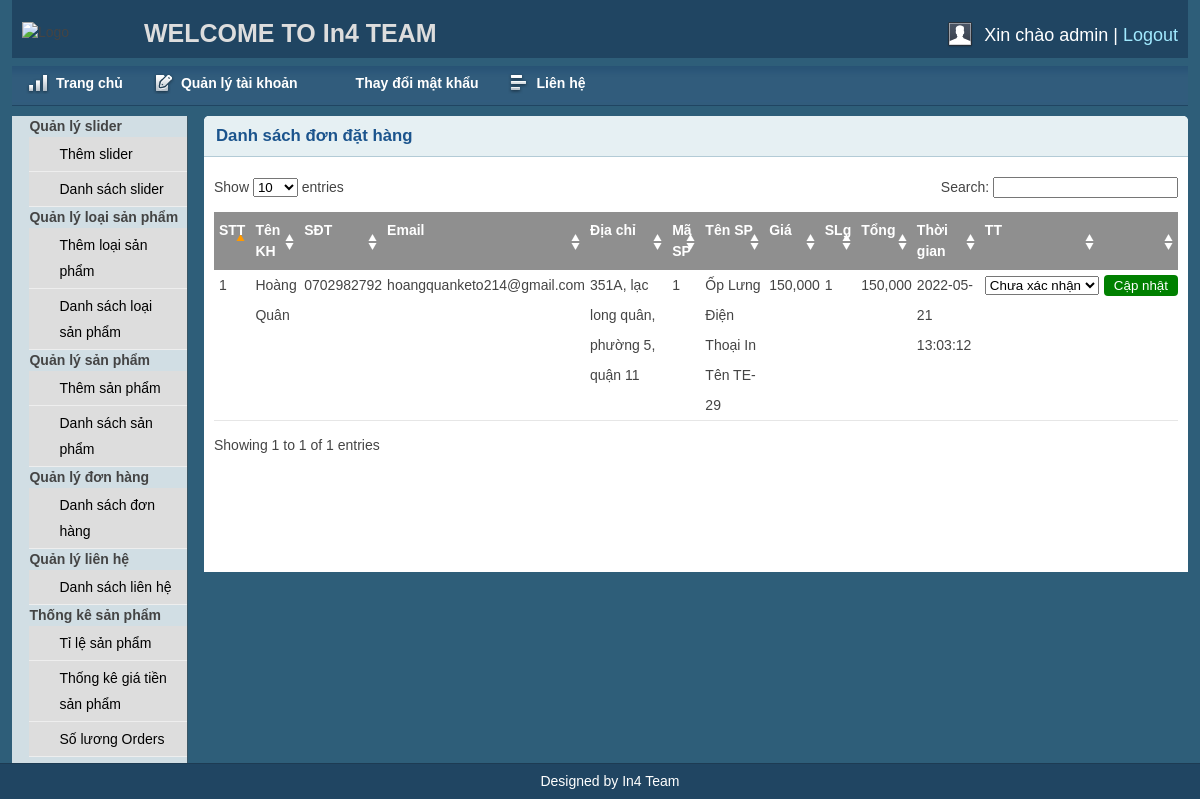
Page /admin/orderlist.php (signed in) on the earlier database version.
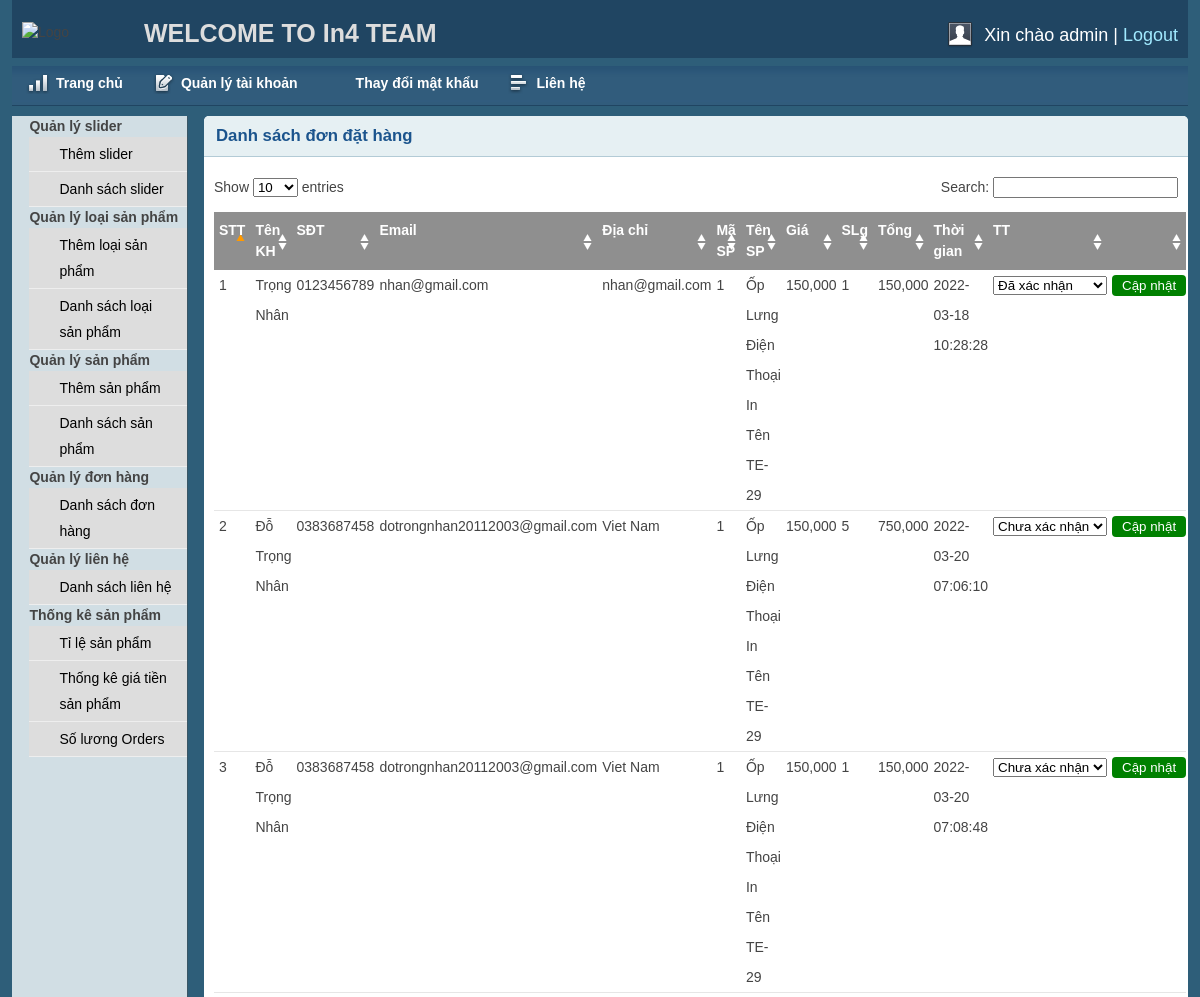
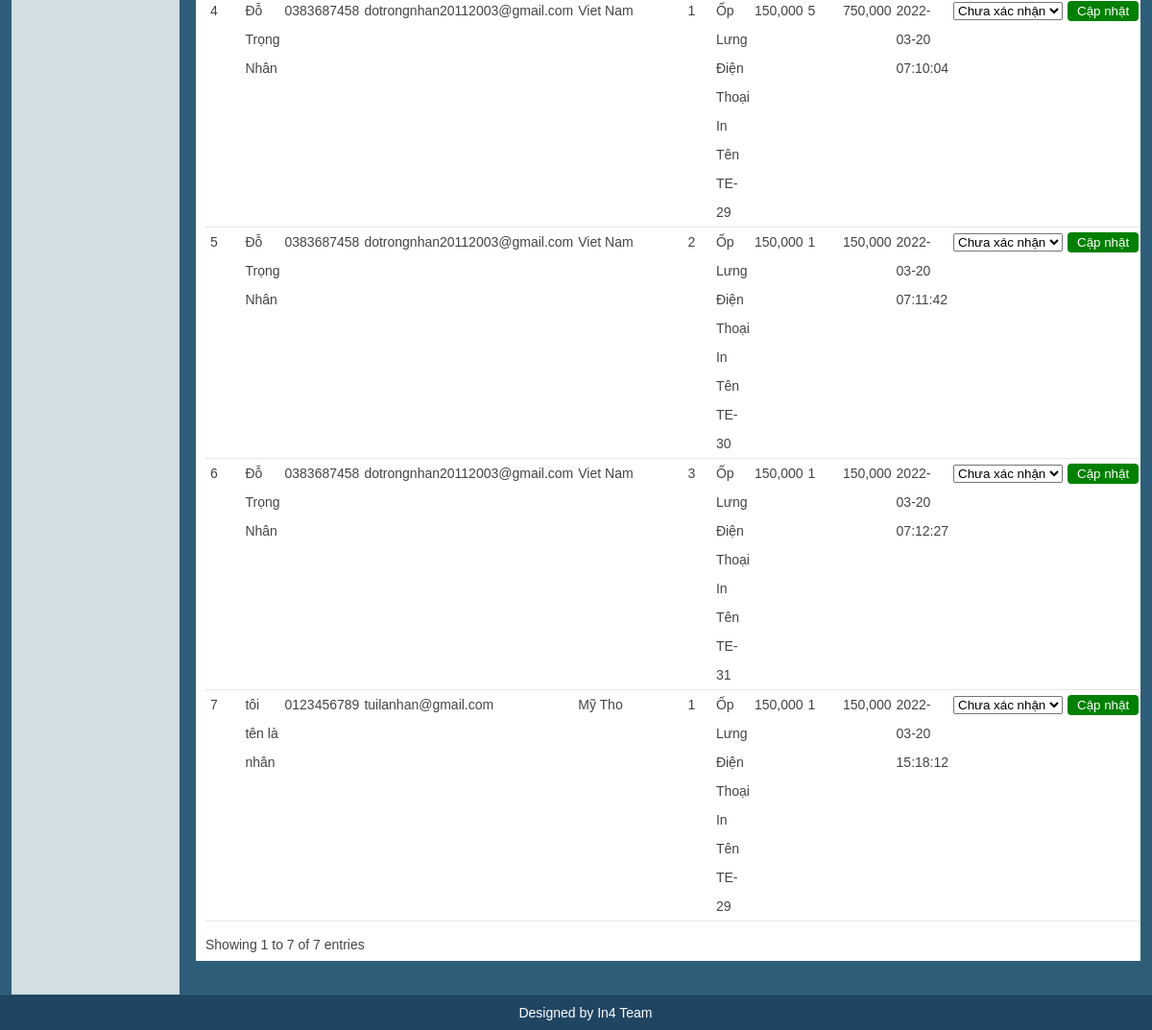
Same page on the later database version (2 pictures, top to bottom).
### tables this page shows
CREATE TABLE `orders` (
  `id` int(11) NOT NULL,
  `user_id` int(11) DEFAULT NULL,
  `session_id` varchar(500) DEFAULT NULL,
  `name` varchar(500) NOT NULL,
  `phone` varchar(20) NOT NULL,
  `email` varchar(200) NOT NULL,
  `address` varchar(500) NOT NULL,
  `product_id` int(11) NOT NULL,
  `product_name` varchar(500) NOT NULL,
  `price` int(11) NOT NULL,
  `amount` int(11) NOT NULL,
  `total` int(11) NOT NULL,
  `thoigian` timestamp NOT NULL DEFAULT current_timestamp(),
  `status` int(11) NOT NULL DEFAULT 0
);

### lib/session.php (called while the page is built, shortened)
<?php
	class Session{
		public static function get($key){
			if(isset($_SESSION[$key])){
				return $_SESSION[$key];
			}else{
				return false;
			}
		}
	}
?>

### lib/database.php (called while the page is built, shortened)
<?php
	class Database{
		public $host = "localhost";
		public $user = "root";
		public $pass = "";
		public $dbname = "shopcase";
		public $link ;
		public function connectDB(){
			$this->link = new mysqli($this->host,$this->user,$this->pass,$this->dbname);
		}
		public function select($query){
			$result = $this->link->query($query) or die($this->link->error.__LINE__);
			if($result->num_rows > 0){
				return $result;
			}else{
				return false;
			}
		}
	}
?>

### model/morder.php (called while the page is built, shortened)
<?php
	$url = $_SERVER['REQUEST_URI'];
	if (strlen(strstr($url,"admin")) > 0) {
		include_once"../lib/database.php";
	}else{
		include_once"./lib/database.php";
	}
?>
<?php
	class order{
		public static function getall_order(){
			$db = new Database();
			$query = "select * from orders order by id";
			$ketqua = $db->select($query);
			return $ketqua;
		}
	}
?>

### admin/orderlist.php (the view, shortened to what this page needs)
<?php include'inc/header.php';?>
<?php include'inc/sidebar.php';?>
<?php
	include_once"../model/morder.php";
?>
<div class="grid_10">
	<div class="box round first grid">
		<h2>Danh sách đơn đặt hàng</h2>
		<div class="block">
			<table class="data display datatable" id="example">
			<thead>
				<tr>
					<th>STT</th>
					<th>Tên KH</th>
					<th>SĐT</th>
					<th>Email</th>
					<th>Địa chỉ</th>
					<th>Mã SP</th>
					<th>Tên SP</th>
					<th>Giá</th>
					<th>SLg </th>
					<th>Tổng</th>
					<th>Thời gian</th>
					<th>TT</th>
					<th></th>
				</tr>
			</thead>
			<tbody>
			<?php
				$get_order = order::getall_order();
				if($get_order):
					$i = 0;
					while($ketqua = $get_order->fetch_assoc()):
						$i++;
			?>
				<tr class="gradeX odd">
					<td><?=$i?></td>
					<td><?=$ketqua['name']?></td>
					<td><?=$ketqua['phone']?></td>
					<td><?=$ketqua['email']?></td>
					<td><?=$ketqua['address']?></td>
					<td><?=$ketqua['product_id']?></td>
					<td><?=$ketqua['product_name']?></td>
					<td><?=number_format($ketqua['price'])?></td>
					<td><?=$ketqua['amount']?></td>
					<td><?=number_format($ketqua['total'])?></td>
					<td><?=$ketqua['thoigian']?></td>
					<form action="" method="get">
					<td>
						<select name="trangthai" id="trangthai">
							<option value="0" <?php if($ketqua['status']==0) echo "selected"; ?> >Chưa xác nhận</option>
							<option value="1" <?php if($ketqua['status']==1) echo "selected"; ?>>Đã xác nhận</option>
						</select>
					</td>
					<td>
						<input type="submit" value="Cập nhật" name="capnhat" id="capnhat">
					</td>
					</form>
				</tr>
			<?php endwhile; endif; ?>
			</tbody>
		</table>
		</div>
	</div>
</div>
<?php include 'inc/footer.php';?>

### admin/inc/header.php (shortened to what this page needs)
<?php
    include"../lib/session.php";
?>
<!DOCTYPE html>
<html>
<head>
    <link rel="stylesheet" type="text/css" href="css/reset.css" media="screen" />
    <link rel="stylesheet" type="text/css" href="css/text.css" media="screen" />
    <link rel="stylesheet" type="text/css" href="css/grid.css" media="screen" />
    <link rel="stylesheet" type="text/css" href="css/layout.css" media="screen" />
    <link rel="stylesheet" type="text/css" href="css/nav.css" media="screen" />
    <link href="css/table/demo_page.css" rel="stylesheet" type="text/css" />
</head>
<body>
    <div class="container_12">
        <div class="grid_12 header-repeat">
            <div id="branding">
                <div class="floatleft" style="width: 100px;">
                    <img src="https://encrypted-tbn0.gstatic.com/images?q=tbn:ANd9GcQvdBkO_h0d2o0m69KT2Tz7Ubq06UHBEyCvGw&usqp=CAU" width="100%" alt="Logo" />
				</div>
				<div class="floatleft middle">
					<h1 style="padding: 10px 0px 0px 0px;">WELCOME TO In4 TEAM</h1>
				</div>
                <div class="floatright">
                    <div class="floatleft">
                        <img src="img/img-profile.jpg" alt="Profile Pic" /></div>
                    <div class="floatleft marginleft10">
                        <ul class="inline-ul floatleft" style="font-size: 18px;">
                            <li>Xin chào <?php echo Session::get('name') ?></li>
                            <li><a href="?action=logout" onclick="return confirm('Bạn có chắc muốn đăng xuất!')">Logout</a></li>
                        </ul>
                    </div>
                </div>
            </div>
        </div>
        <div class="grid_12">
            <ul class="nav main">
                <li class="ic-dashboard"><a href="index.php"><span>Trang chủ</span></a> </li>
                <li class="ic-form-style"><a href="userlist.php"><span>Quản lý tài khoản</span></a></li>
				<li class="ic-typography"><a href="changepassword.php"><span>Thay đổi mật khẩu</span></a></li>
				<li class="ic-grid-tables"><a href="contactlist.php"><span>Liên hệ</span></a></li>
            </ul>
        </div>

### admin/inc/sidebar.php (shortened to what this page needs)
<div class="grid_2">
    <div class="box sidemenu">
        <div class="block" id="section-menu">
            <ul class="section menu">
				<li>Quản lý slider
                    <ul class="submenu">
                        <li><a href="slideradd.php">Thêm slider</a> </li>
                        <li><a href="sliderlist.php">Danh sách slider</a> </li>
                    </ul>
                </li>
                <li>Quản lý loại sản phẩm
                    <ul class="submenu">
                        <li><a href="catadd.php">Thêm loại sản phẩm</a> </li>
                        <li><a href="catlist.php">Danh sách loại sản phẩm</a> </li>
                    </ul>
                </li>
                <li>Quản lý sản phẩm
                    <ul class="submenu">
                        <li><a href="productadd.php">Thêm sản phẩm</a> </li>
                        <li><a href="productlist.php">Danh sách sản phẩm</a> </li>
                    </ul>
                </li>
                <li>Quản lý đơn hàng
                    <ul class="submenu">
                        <li><a href="orderlist.php">Danh sách đơn hàng</a> </li>
                    </ul>
                </li>
                <li>Quản lý liên hệ
                    <ul class="submenu">
                        <li><a href="contactlist.php">Danh sách liên hệ</a> </li>
                    </ul>
                </li>
                <li>Thống kê sản phẩm
                    <ul class=submenu>
                        <li><a href="chartproduct.php">Tỉ lệ sản phẩm</a></li>
                        <li><a href="priceproduct.php">Thống kê giá tiền sản phẩm</a></li>
                        <li><a href="orderchart.php">Số lương Orders</a></li>
                    </ul>
                </li>
            </ul>
        </div>
    </div>
</div>

### admin/inc/footer.php (shortened to what this page needs)
    </div>
    <div id="site_info">
        <p style="text-align: center">
            Designed by In4 Team
        </p>
    </div>
</body>
</html>

### admin/css/layout.css (style rules this page uses)
body { background: #fff none repeat scroll 0 0; color: #444; font-size: 14px; padding: 0; }
.floatleft { float: left; }
.middle { margin-left: 22px; margin-top: -14px; }
.middle h1 { color: #ddd; margin: 0 }
.floatright { float: right; }
.inline-ul li { display: inline; color: #fff; }
.marginleft10 { margin-left: 10px; }
a { color: #000; font-weight: bold; text-decoration: none; }
.container_12, .container_16 { background: #2E5E79; }
h1, h2, h3, h4, h5, h6 { line-height: 1.2em; margin-bottom: .3em; }
h2 { margin-top: 1em; }
#branding { font-weight: normal; margin-bottom: 0; padding: 22px 10px 3px; text-align: left; }
.header-repeat { background: url(../img/header-repeat.jpg) repeat-x; }
#branding a { color: #A1EAFF; font-weight: normal; }
#branding a:before { content: " | "; color: #fff; }
#branding ul, #branding ul li { margin: 0px; padding: 0px; }
#branding li { padding: 0px 0px 0px 0px !important; }
.box { background: #fff; margin-bottom: 20px; padding: 10px 10px 10px 10px; margin-left: -8px; }
.box.grid { padding-bottom: 40px; }
.box.round { -moz-border-radius: 5px 5px 0px 0px; -webkit-border-radius: 5px 5px 0px 0px; border-radius: 5px 5px 0px 0px; }
.box h2 { font-size: 1.2em; font-weight: bold; color: #1B548D; background: #E6F0F3; margin: -10px -10px 0 -10px; padding: 10px 12px; border-bottom: 1px solid #B3CBD6; -moz-border-radius: 5px 5px 0px 0px; -webkit-border-radius: 5px 5px 0px 0px; border-radius: 5px 5px 0px 0px; }
.box.first { min-height: 406px; }
.block { padding-top: 20px; }
.box.sidemenu { background-color: #D1DEE4; border-right: 1px solid #3A5665; padding: 0px; margin: 0px; cursor: pointer; }
.box.sidemenu .block { padding-top: 0px; margin-top: 0px; }
p { margin-bottom: 1em; }
ul, ol { padding-top: 0; }
ul.menu { list-style: none; border-top: 1px solid #bbb; }
ul.menu li { margin: 0; }
ul.menu li a { display: block; padding: 4px 10px; border-bottom: 1px solid #ccc; }
ul.menu ul { list-style: none; margin: 0; }
ul.menu ul li a { padding-left: 30px; }
ul.section { border-top: 0; margin-bottom: 0; }
ul.section li a { background: url(../img/sidemenu-repeat.jpg) repeat-x; line-height: 26px; padding-left: 28px; }
ul.section li li a { background: #ddd; border-bottom: 1px solid #eee; }
ul.section ul li { text-transform: none; }
#site_info { color: #fff; background: #204562; border-top: 1px solid #1d3b53; padding-left: 20px; }
#site_info p { line-height: 35px; margin-bottom: 0px; }
.block { padding-bottom: 1px; }
table.display { margin: 0 auto; clear: both; width: 100%; }
.sorting_asc { background: #8f8f8f url(../img/table/sort_asc.png) no-repeat center right; padding: 8px 5px; text-align: left; color: #fff; }
.sorting { background: #8f8f8f url(../img/table/sort_both.png) no-repeat center right; padding: 8px 5px; text-align: left; color: #fff; }
tr.odd { height: 30px; line-height: 30px; border-bottom: 1px solid #e6e6e6; }
tr.even { height: 30px; line-height: 30px; border-bottom: 1px solid #e6e6e6; }
tr.odd td, tr.even td { padding-left: 5px; }

### admin/inc/sidebar.php (style rules this page uses)
.menu > li { font-weight: bold; padding-left: 10%; }
.submenu a { font-weight: normal; }

### admin/orderlist.php (style rules this page uses)
#capnhat { cursor: pointer; background-color: green; border: none; padding: 3px 10px; border-radius: 4px; color: white; }

Differences in the rows shown:
removed orders: name "Hoàng Quân", phone "0702982792", email "hoangquanketo214@gmail.com", address "351A, lạc long quân, phường 5, quận 11", product "1", product_name "Ốp Lưng Điện Thoại In Tên TE-29", price "150,000", amount "1", total "150,000", thoigian "2022-05-21 13:03:12", trangthai "Chưa xác nhận"
added orders: name "Trọng Nhân", phone "0123456789", email "nhan@gmail.com", address "nhan@gmail.com", product "1", product_name "Ốp Lưng Điện Thoại In Tên TE-29", price "150,000", amount "1", total "150,000", thoigian "2022-03-18 10:28:28", trangthai "Đã xác nhận"
added orders: name "Đỗ Trọng Nhân", phone "0383687458", email "dotrongnhan20112003@gmail.com", address "Viet Nam", product "1", product_name "Ốp Lưng Điện Thoại In Tên TE-29", price "150,000", amount "5", total "750,000", thoigian "2022-03-20 07:06:10", trangthai "Chưa xác nhận"
added orders: name "Đỗ Trọng Nhân", phone "0383687458", email "dotrongnhan20112003@gmail.com", address "Viet Nam", product "1", product_name "Ốp Lưng Điện Thoại In Tên TE-29", price "150,000", amount "1", total "150,000", thoigian "2022-03-20 07:08:48", trangthai "Chưa xác nhận"
added orders: name "Đỗ Trọng Nhân", phone "0383687458", email "dotrongnhan20112003@gmail.com", address "Viet Nam", product "1", product_name "Ốp Lưng Điện Thoại In Tên TE-29", price "150,000", amount "5", total "750,000", thoigian "2022-03-20 07:10:04", trangthai "Chưa xác nhận"
added orders: name "Đỗ Trọng Nhân", phone "0383687458", email "dotrongnhan20112003@gmail.com", address "Viet Nam", product "2", product_name "Ốp Lưng Điện Thoại In Tên TE-30", price "150,000", amount "1", total "150,000", thoigian "2022-03-20 07:11:42", trangthai "Chưa xác nhận"
added orders: name "Đỗ Trọng Nhân", phone "0383687458", email "dotrongnhan20112003@gmail.com", address "Viet Nam", product "3", product_name "Ốp Lưng Điện Thoại In Tên TE-31", price "150,000", amount "1", total "150,000", thoigian "2022-03-20 07:12:27", trangthai "Chưa xác nhận"
added orders: name "tôi tên là nhân", phone "0123456789", email "tuilanhan@gmail.com", address "Mỹ Tho", product "1", product_name "Ốp Lưng Điện Thoại In Tên TE-29", price "150,000", amount "1", total "150,000", thoigian "2022-03-20 15:18:12", trangthai "Chưa xác nhận"
Other differences:
text written by a page script: "Show entries Search: Showing 1 to 1 of 1 entries" → "Show entries Search: Showing 1 to 7 of 7 entries"
